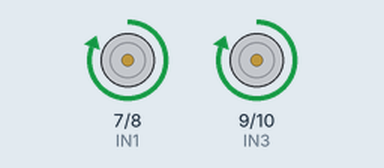
A sketch run on a simulated Arduino Uno, built with avr-gcc and run on an emulated ATmega328P. On the bench: motor-driver pin pairs drawn as motors (green arrow = first pin HIGH = forward, orange = second pin HIGH = backward, longer = more drive). At 7.0 s the program stops and its outputs stay as they are.

Above: at 0.1 s.
At 5.1 s:
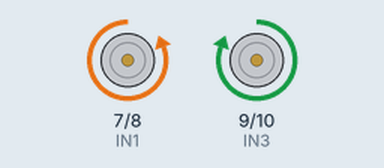
At 7.1 s:
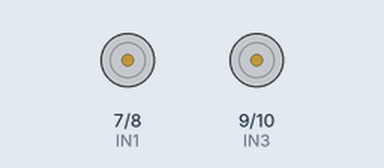
Timing chart, 0 to 8.5 s (numbered marks = the images above):
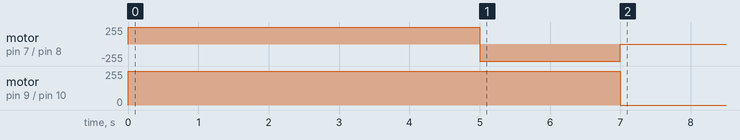

The sketch:

spinning-robot-car-programming.ino
```cpp
// Motor driver pins
const int IN1 = 7;   // Right side
const int IN2 = 8;
const int IN3 = 9;   // Left side
const int IN4 = 10;

void setup() {
  pinMode(IN1, OUTPUT);
  pinMode(IN2, OUTPUT);
  pinMode(IN3, OUTPUT);
  pinMode(IN4, OUTPUT);
}

void loop() {

  // -------- FORWARD (5 seconds) --------
  digitalWrite(IN1, HIGH);  // Right forward
  digitalWrite(IN2, LOW);
  digitalWrite(IN3, HIGH);  // Left forward
  digitalWrite(IN4, LOW);
  delay(5000);

  // -------- TURN RIGHT (1 second) --------
  // Left side forward, right side backward
  digitalWrite(IN1, LOW);
  digitalWrite(IN2, HIGH);
  digitalWrite(IN3, HIGH);
  digitalWrite(IN4, LOW);
  delay(1000);

  // -------- TURN RIGHT AGAIN (1 second) --------
  digitalWrite(IN1, LOW);
  digitalWrite(IN2, HIGH);
  digitalWrite(IN3, HIGH);
  digitalWrite(IN4, LOW);
  delay(1000);

  // -------- STOP --------
  digitalWrite(IN1, LOW);
  digitalWrite(IN2, LOW);
  digitalWrite(IN3, LOW);
  digitalWrite(IN4, LOW);

  while(true); // stop forever
}
```

Measured:
- by itself, motor on pin 7 (IN1) / pin 8 (IN2): stopped → forward 255/255 at 0.00 s, → backward 255/255 5.0 s later, → stopped 2.0 s later
- by itself, motor on pin 9 (IN3) / pin 10 (IN4): stopped → forward 255/255 at 0.00 s, → stopped 7.0 s later
